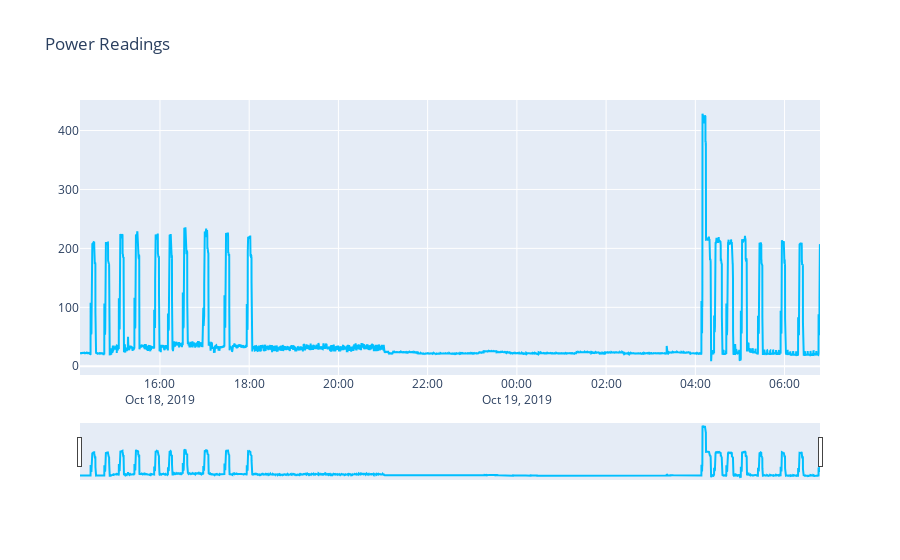

Here is the notebook cell this chart was saved with:
### Code cell
# @title Interactive Plot
fig = go.Figure()
fig.add_trace(go.Scatter(x=df_reshaped.index,y=df_reshaped['P'],name='Power',line_color='deepskyblue'))
fig.update_layout(title_text='Power Readings',
                  xaxis_rangeslider_visible=True)
fig.show()

### Figure 1 — Plotly figure (JSON) as saved in the notebook; plotly's stock layout.template omitted (floating-point values rounded to 4 significant figures; data arrays with more than 128 entries replaced by an {"elided": "..."} marker saying what was removed)
{"data": [{"line": {"color": "deepskyblue"}, "name": "Power", "type": "scatter", "x": {"elided": "11890 str values"}, "y": {"elided": "11890 float values"}}], "layout": {"title": {"text": "Power Readings"}, "xaxis": {"rangeslider": {"visible": true}}}}
